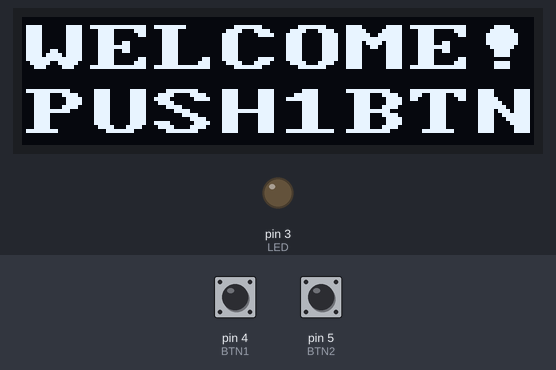
The sketch below on a simulated Arduino Uno, built with avr-gcc and run on an emulated ATmega328P. Shown: 128×32 one-colour display, output pins drawn as LEDs (lit = HIGH). Inputs (shaded band) come from the test bench; at power-on: pin 4 (BTN1) LOW, pin 5 (BTN2) LOW. What the sketch prints to the serial monitor is not drawn.

Above: at 1.4 s.
1.5 s: pin 4 (BTN1) pulled HIGH for 3.2 s
At 4.5 s:
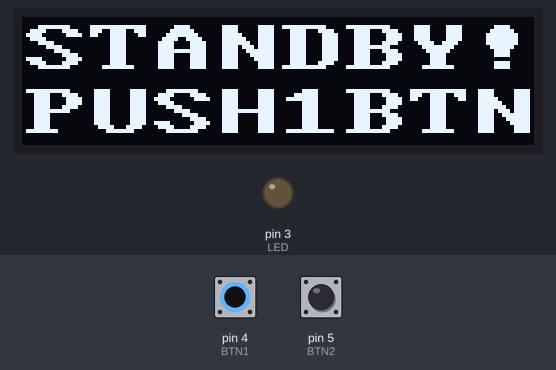
At 6.2 s:
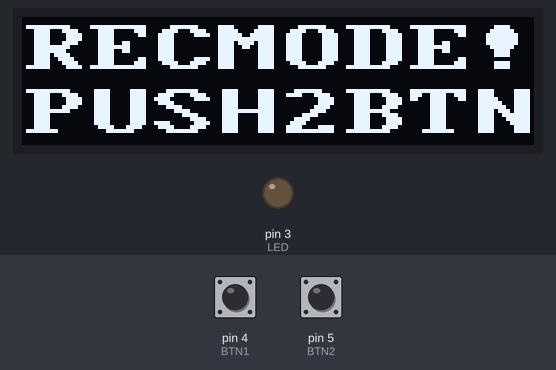
Timing chart, 0 to 7.7 s (numbered marks = the images above; inputs shaded):
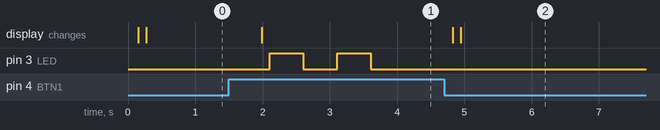

The sketch:

L_CHIKA.ino
```cpp
#include <U8g2lib.h>
#include <U8x8lib.h>

//必要なヘッダファイルを読み込み
#include <Arduino.h>
#include <U8x8lib.h>

#ifdef U8X8_HAVE_HW_SPI
#include <SPI.h>
#endif

//LEDとボタンを接続した端子を定義
#define LED 3
#define BTN1 4
#define BTN2 5

//OLEDディスプレイのライブラリ設定
U8X8_SSD1306_128X32_UNIVISION_HW_I2C u8x8(/* reset=*/U8X8_PIN_NONE, /* clock=*/SCL, /* data=*/SDA);

void setup()
{
  //各端子を入力、出力に設定
  pinMode(LED, OUTPUT);
  pinMode(BTN1, INPUT);
  pinMode(BTN2, INPUT);
  //シリアル通信のボーレート指定
  Serial.begin(9600);
  //OLEDディスプレイ起動
  u8x8.begin();
  u8x8.setFont(u8x8_font_px437wyse700a_2x2_r);
  u8x8.drawString(0, 0, "WELCOME!");
  u8x8.drawString(0, 2, "PUSH1BTN");
  u8x8.refreshDisplay();
}

//必要な変数を宣言
int btn_push[120]; //ボタン入力をタイミング記録する所。0か1しか入らないのでメモリ節約のためにchar型でもよかったかも。
int mode = 0;      //モードチェンジ時に使います
int i;             //for文回すのに使います

void ready(void)
{
  for (i = 0; i < 2; i++)
  {
    digitalWrite(LED, HIGH);
    delay(500);
    digitalWrite(LED, LOW);
    delay(500);
  }
}

int btn_read(int x[])
{
  unsigned long now_time = millis();
  Serial.println(now_time);
  i = 0;
  while (millis() - now_time < 10000UL)
  {
    x[i] = digitalRead(BTN2);
    i++;
    delay(100);
    Serial.println(millis());
  }
  u8x8.refreshDisplay();
}

int led_on(int x[])
{
  for (i = 0; i < (sizeof(btn_push) / sizeof(btn_push[0])); i++)
  {
    delay(100);
    if (btn_push[i] == 1)
    {
      digitalWrite(LED, HIGH);
    }
    else
    {
      digitalWrite(LED, LOW);
    }
  }
  u8x8.refreshDisplay();
}

void loop()
{

  if (digitalRead(BTN1) == 1)
  {
    delay(100);
    mode++;
  }

  switch (mode)
  {
  case 1:
    u8x8.drawString(0, 0, "STANDBY!");
    u8x8.drawString(0, 2, "PUSH1BTN");
    ready();
    mode++;
    break;
  case 2:
    if (digitalRead(BTN1) == 1)
    {
      u8x8.refreshDisplay();
      mode += 1;
    }
    break;
  case 3:
    u8x8.drawString(0, 0, "RECMODE!");
    u8x8.drawString(0, 2, "PUSH2BTN");
    btn_read(btn_push);
    u8x8.drawString(0, 0, "STOP!!!!");
    u8x8.drawString(0, 2, "PUSH1BTN");
    mode++;
    break;
  case 4:
    if (digitalRead(BTN1) == 1)
    {
      u8x8.refreshDisplay();
      mode++;
    }
    break;
  case 5:
    u8x8.drawString(0, 0, "PLAYBACK");
    u8x8.drawString(0, 2, "LEDFLASH");
    u8x8.refreshDisplay();
    led_on(btn_push);
    u8x8.drawString(0, 0, "END.....");
    u8x8.drawString(0, 2, "PUSH1BTN");
    for (i = 0; i < (sizeof(btn_push) / sizeof(btn_push[0])); i++)
    {
      btn_push[i] = 0;
    }
    mode = 0;
    break;
  }
  delay(500);
}
```

Measured:
- after the input at 1.5 s, pin 3 (LED): alternates HIGH for 0.50 s and LOW for 0.50 s, 4 changes in all, then stays LOW, starting after 0.61 s; the display: changes after 0.49 s (image 1)
